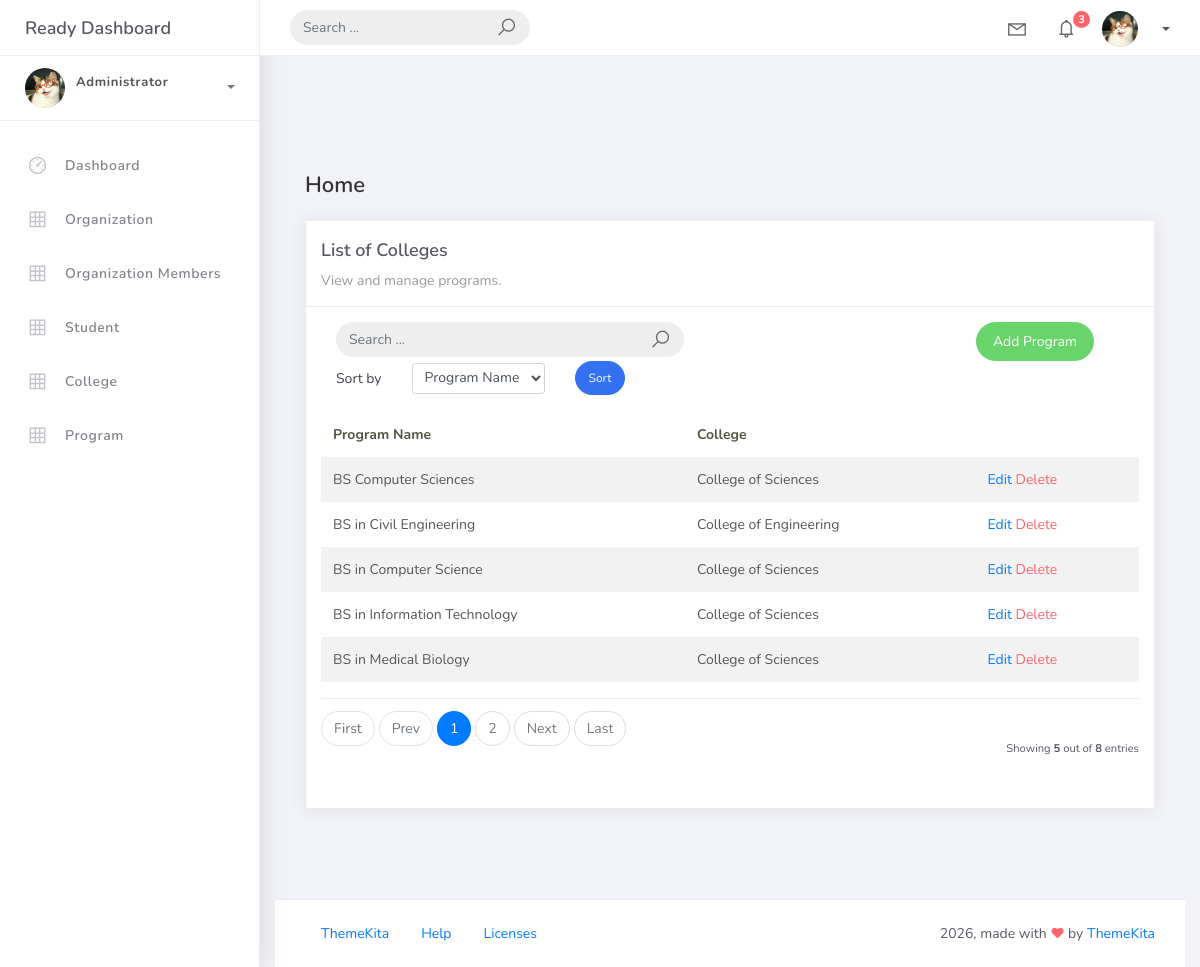
Before: /program_list with the older database file.
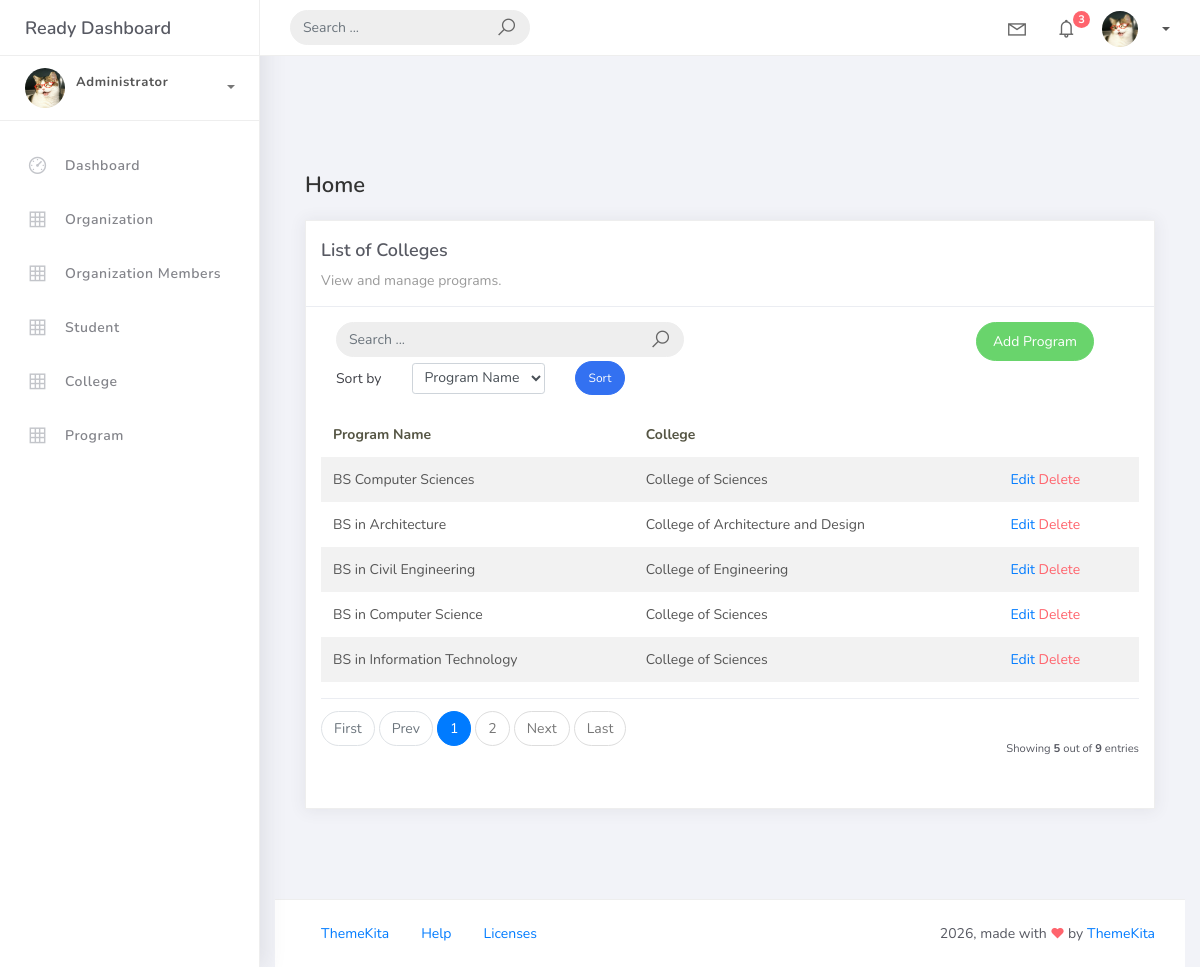
After: the same page with the newer database file.
### studentorg/models.py (models this page shows, shortened)
class BaseModel(models.Model):
    created_at = models.DateTimeField(auto_now_add=True, db_index=True)
    updated_at = models.DateTimeField(auto_now=True)
    class Meta:
     abstract = True

class Program(BaseModel):
    prog_name = models.CharField(max_length=150)
    college = models.ForeignKey(College, on_delete=models.CASCADE)

class College(BaseModel):
       college_name = models.CharField(max_length=150)
       def __str__(self):
        return self.college_name

### studentorg/views.py (the view)
# urls.py: path("program_list", views.ProgramListView.as_view(), name="program-list"),
class ProgramListView(ListView):
    model = Program
    context_object_name = "program"
    template_name = "prog_list.html"
    paginate_by = 5
    def get_queryset(self):
        qs = super().get_queryset()
        query = self.request.GET.get("q")
        if query:
            qs = qs.filter(
                Q(prog_name__icontains=query) |
                Q(college__college_name__icontains=query)
            )
        return qs
    def get_ordering(self):
        allowed = ["prog_name", "college__college_name"]
        sort_by = self.request.GET.get("sort_by")
        if sort_by in allowed:
           return sort_by
        return "prog_name"

### templates/prog_list.html (shortened to what the changed rows need)
{% extends 'base.html' %} {% load static %} {% block content %}
<div class="content">
    <div class="container-fluid">
        <div class="row">
            <div class="col-md-12">
                <div class="card">
                    <div class="card-body">
                        <table class="table table-striped mt-3">
                            <thead>
                                <tr>
                                    <th scope="col">Program Name</th>
                                    <th scope="col">College</th>
                                </tr>
                            </thead>
                            <tbody>
                                {% for object in object_list %}
                                <tr>
                                    <td>{{ object.prog_name }}</td>
                                    <td>{{ object.college }}</td>
                                    <td>
                                        <a href="program_list/{{ object.id }}">
                                            Edit
                                        </a>
                                        <a
                                            href="program_list/{{ object.id }}/delete"
                                            class="text-danger"
                                        >
                                            Delete
                                        </a>
                                    </td>
                                </tr>
                                {% endfor %}
                            </tbody>
                        </table>
                        {% include 'includes/pagination.html' %}
                    </div>
                </div>
            </div>
        </div>
    </div>
</div>
{% endblock %}

Changed rows visible on the page:
no longer on this page (row unchanged): Program: prog_name "BS in Medical Biology", college "College of Sciences"
added Program: prog_name "BS in Architecture", college "College of Architecture and Design"
Other visible differences:
{{ paginator.count }}: "8" → "9"
